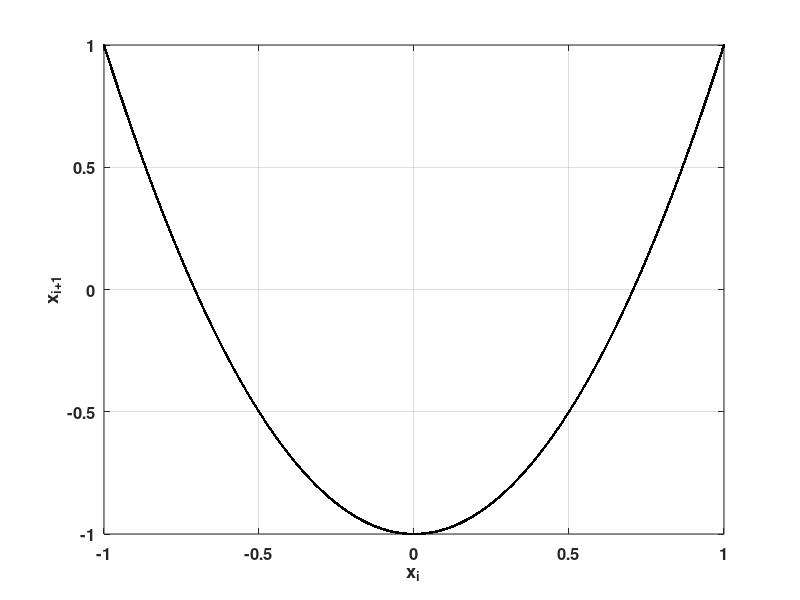
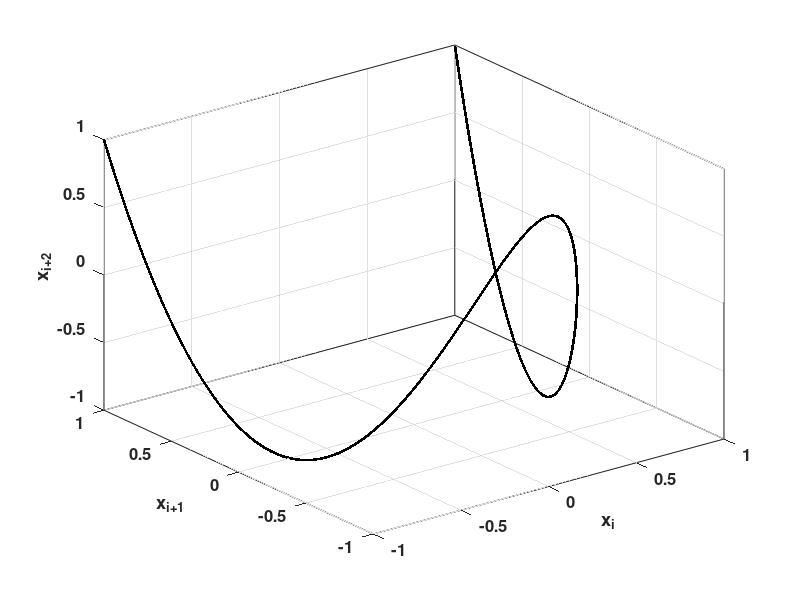

Here is the MATLAB script that generated these plots, in order:
clear
x(1) = 0.5; 
k = 2; 
N = 10^5;

for i = 2:N
    x(i) = cos(k * acos(x(i-1)));
end

x = x(200:end); 

figure
plot(x(1:end-1), x(2:end), '.k')
xlabel('x_{i}')
ylabel('x_{i+1}')
grid on
box on
set(gca,'fontsize',12)
set(gca,'fontweight','bold')

figure
plot3(x(1:end-2), x(2:end-1), x(3:end), '.k')
xlabel('x_{i}')
ylabel('x_{i+1}')
zlabel('x_{i+2}')
grid on
box on
set(gca,'fontsize',12)
set(gca,'fontweight','bold')
